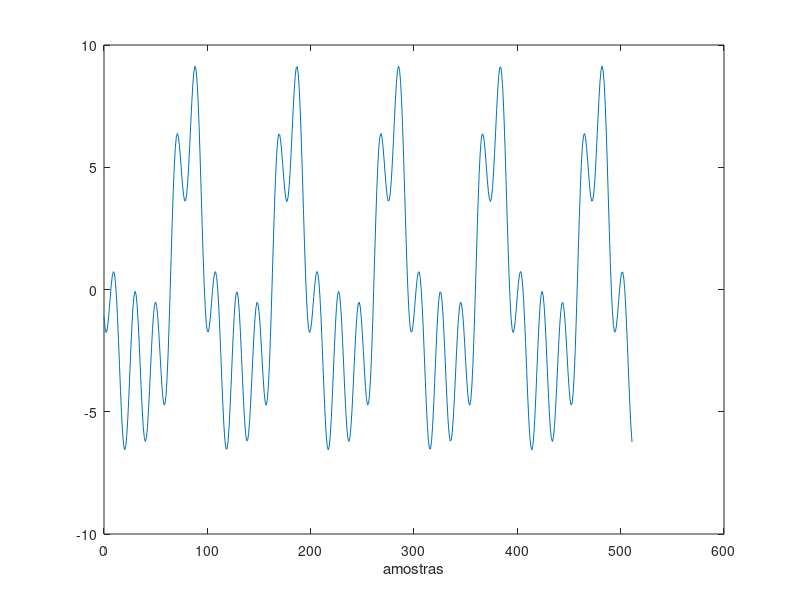
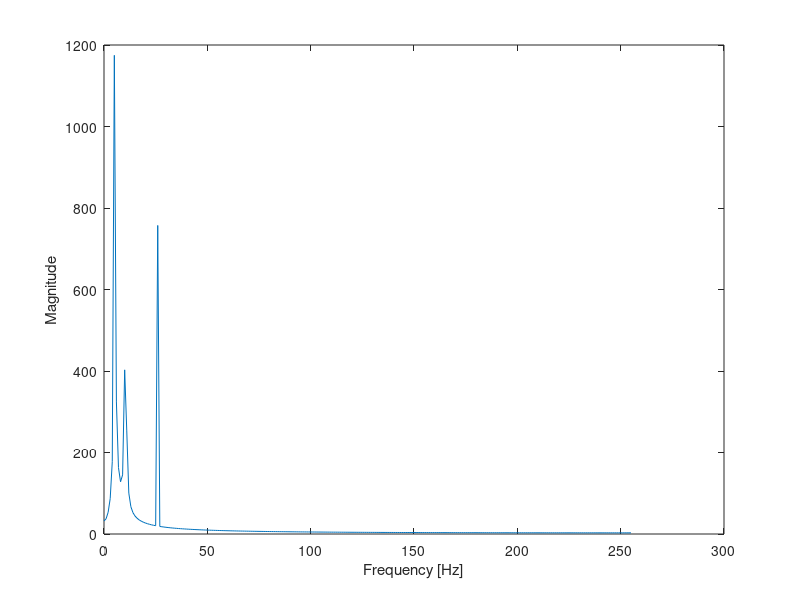
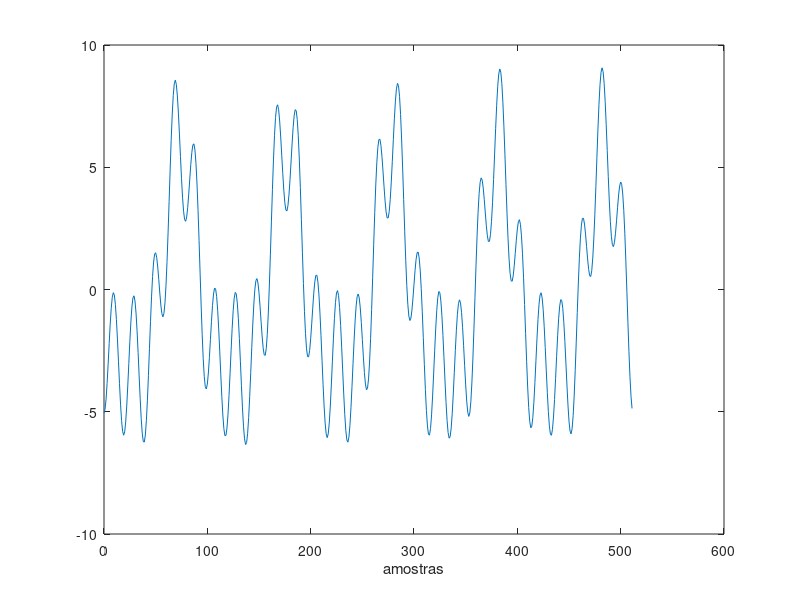
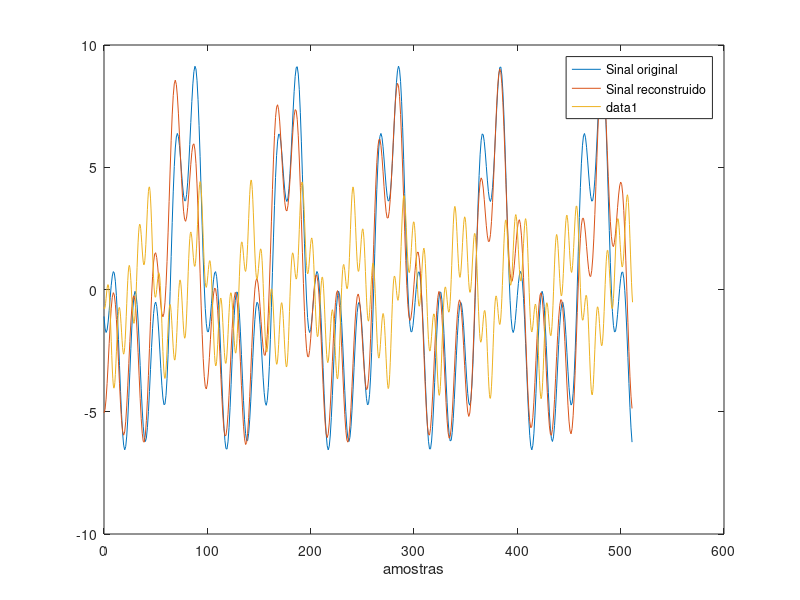

MATLAB code to generate these figures, in order:
% R1.a)
N=512;  w0=5.2*2*pi/N;  samples=0:N-1;
for n=1:length(samples)
    x(n)=5*cos(w0*samples(n) + 1)+ 2*cos(2*w0*samples(n) +2) +...
       3*cos(5*w0*samples(n) + 3);
end


%% R1.b)
plot(samples,x);
xlabel("amostras")
%% R1.c)
%N=512;
yfft=fft(x);
abs_yfft=abs(yfft);
angle_yfft=angle(yfft);
f=(0:N/2-1)./N;
figure()
    plot(samples(1:N/2),abs_yfft(1:N/2));
    xlabel("Frequency [Hz]");   ylabel("Magnitude");
figure()
    plot(samples(1:N/2),angle_yfft(1:N/2));
    xlabel("Frequecy [Hz]");    ylabel("Angle [rad]");

%% R1.d)

z=zeros(1,N);
n=1:N;
peaks=[ 5,  1174.68,    1.66111;
        10, 402.815,    -2.86734;
        26, 757.183,    3.02112];
for i=1:length(peaks)
    z=z+(2/N)*(peaks(i,2)*cos(2*pi*n*peaks(i,1)/N + peaks(i,3)));
end
plot(samples,z)
xlabel("amostras")

%% R1.e)
figure()
    plot(samples,x);
    hold on
    plot(samples,z);
    xlabel("amostras");
    legend("Sinal original", "Sinal reconstruido");


%% R1.f)
N=2*512;
w0=5.2*2*pi/512;
samples=0:N-1;
for n=1:length(samples)
    if n<N/2
    x(n)=5*cos(w0*samples(n) +1)+ 2*cos(2*w0*samples(n) +2) +...
       3*cos(5*w0*samples(n) + 3);
    else
    x(n)=0;    
    end
end


yfft=fft(x);
abs_yfft=abs(yfft);     angle_yfft=angle(yfft);
f=(0:N/2-1)./N;
z=zeros(1,N);
n=1:N;
peaks=[ 10,  1192.15,    1.33341;
        21, 368.903,    1.03408;
        52, 740.565,    3.02683];
for i=1:length(peaks)
    z=z+(2/N)*(peaks(i,2)*cos(2*pi*n*peaks(i,1)/N + peaks(i,3)));
end
plot(samples/2,z)
xlabel("amostras")
    




